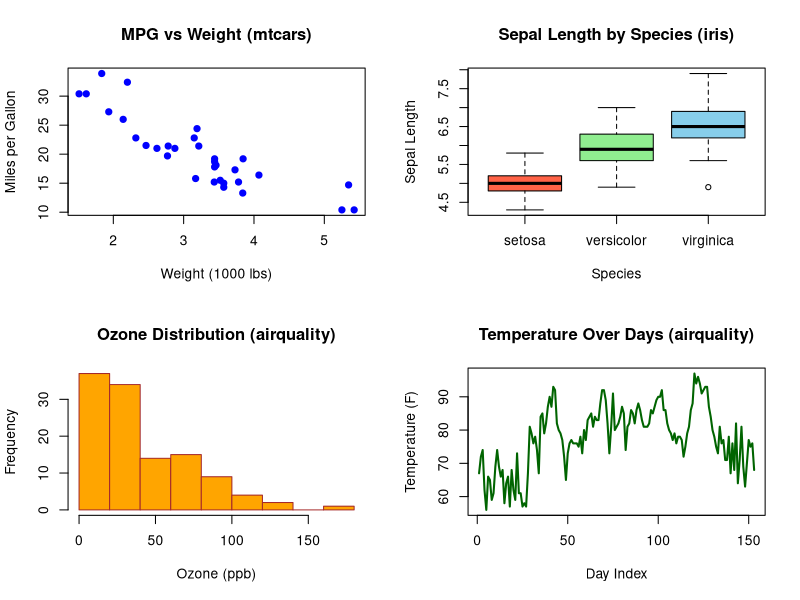
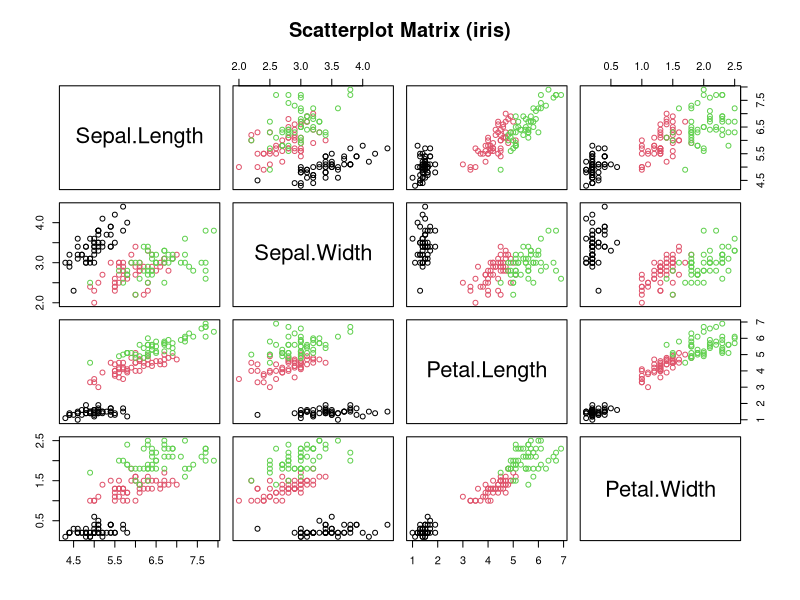
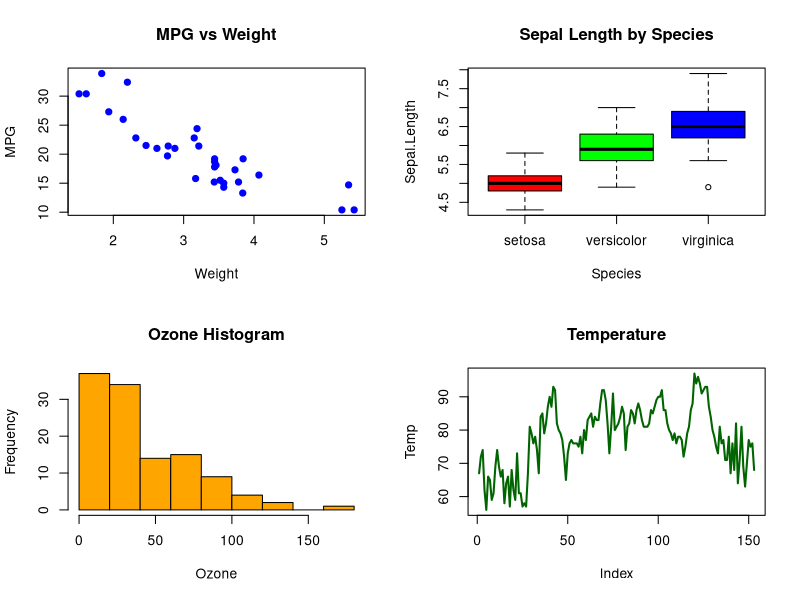

Write the R code that produced these figures, in order.
# Load inbuilt datasets
data(mtcars)
data(iris)
data(airquality)

# Set up plotting area for multiple plots
par(mfrow = c(2, 2))  # 2 rows, 2 columns

# 1. Scatter Plot (mtcars: mpg vs wt)
plot(mtcars$wt, mtcars$mpg,
     main = "MPG vs Weight (mtcars)",
     xlab = "Weight (1000 lbs)", ylab = "Miles per Gallon",
     col = "blue", pch = 19)

# 2. Boxplot (iris: Sepal.Length by Species)
boxplot(Sepal.Length ~ Species, data = iris,
        main = "Sepal Length by Species (iris)",
        xlab = "Species", ylab = "Sepal Length",
        col = c("tomato", "lightgreen", "skyblue"))

# 3. Histogram (airquality: Ozone)
hist(airquality$Ozone,
     main = "Ozone Distribution (airquality)",
     xlab = "Ozone (ppb)", col = "orange", border = "brown", breaks = 10)

# 4. Line Plot (airquality: Temp over Days)
plot(airquality$Temp, type = "l",
     main = "Temperature Over Days (airquality)",
     xlab = "Day Index", ylab = "Temperature (F)",
     col = "darkgreen", lwd = 2)

# Reset layout
par(mfrow = c(1, 1))

# Bonus: Pairwise Scatterplot Matrix (iris dataset)
pairs(iris[1:4], main = "Scatterplot Matrix (iris)", col = iris$Species)

# Save as PNG (optional)
png("r_visualizations.png", width = 800, height = 600)
par(mfrow = c(2, 2))
plot(mtcars$wt, mtcars$mpg, main = "MPG vs Weight", xlab = "Weight", ylab = "MPG", col = "blue", pch = 19)
boxplot(Sepal.Length ~ Species, data = iris, main = "Sepal Length by Species", col = c("red", "green", "blue"))
hist(airquality$Ozone, main = "Ozone Histogram", xlab = "Ozone", col = "orange")
plot(airquality$Temp, type = "l", main = "Temperature", ylab = "Temp", col = "darkgreen", lwd = 2)
dev.off()